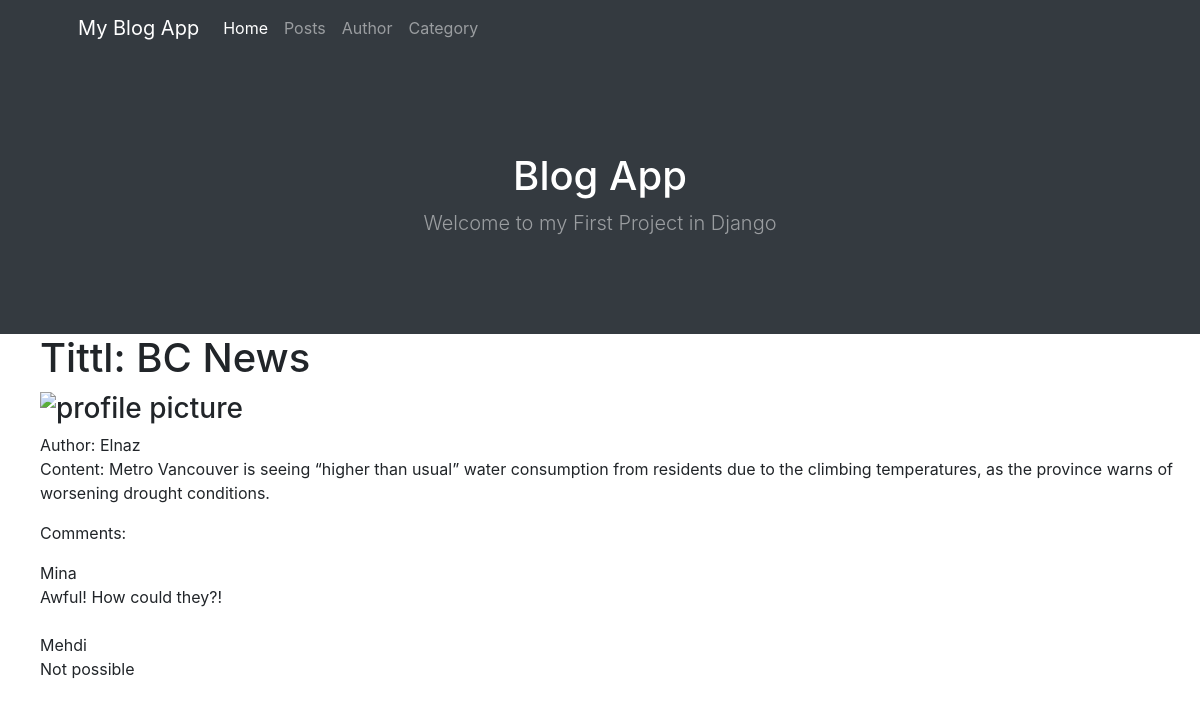
Screenshot of /blog/post/3 with the database file from the repository.
### BlogApp/models.py (models this page shows, shortened)
class Post(models.Model):
    title=models.CharField(max_length=50)
    content=models.TextField()
    author=models.ForeignKey(Author,on_delete=models.CASCADE)
    publication_date=models.DateTimeField()
    category=models.ForeignKey(Category,on_delete=models.CASCADE)

class Comment(models.Model):
    post=models.ForeignKey(Post,on_delete=models.CASCADE)
    author=models.ForeignKey(Author, on_delete=models.CASCADE)
    content=models.TextField()
    date=models.DateTimeField()

### Author/models.py (models this page shows)
class Author(models.Model):
    name=models.CharField(max_length=100)
    bio=models.TextField()
    photo = models.ImageField(upload_to='images', default='images/unknown.jpg')
    def __str__(self) -> str:
        return self.name

### BlogApp/views.py (the view)
# urls.py: path('post/<int:pk>', views.post_details, name='my'),
def post_details(request, pk):
    post=Post.objects.get(pk=pk)
    return render(request, 'BlogApp/post_details.html', {'post': post})

### BlogApp/templates/BlogApp/post_details.html
{% extends 'base.html' %}
{% block content %}
 <ul>
    <h1>Tittl: {{post.title}}</h1>
        <h3><img src="{{ author.photo.url }}" alt="profile picture" width="60" height="60"><h2>{{author.name}}</h2>
            Author: {{post.author}}</h3>
        <p> Content: {{post.content}}</p>
        <p>Comments:</p>
        {% for comment in post.comment_set.all %}
        <a>{{comment.author}}
        <br>{{comment.content}} <br> <br>
        </a>
        {% endfor %}
</ul>
{% endblock %}

### rows the page displays
Post: title "BC News", author "Elnaz", content "Metro Vancouver is seeing “higher than usual” water consumption from residents due to the climbing temperatures, as the province warns of worsening drought conditions."
Comment: author "Mina", content "Awful! How could they?!"
Comment: author "Mehdi", content "Not possible"
